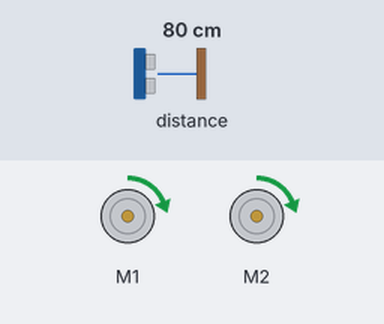
Bench run of a program on a simulated BBC micro:bit (MakeCode). On the bench: 2 × DC motor (green arrow = forward, orange = backward, longer = faster). The test bench sets the inputs (shaded band); at power-on: distance to the obstacle 80 cm.

Above: at 1.2 s.
1.3 s: distance to the obstacle set to 5 cm
2.8 s: distance to the obstacle set to 2 cm
At 3.3 s:
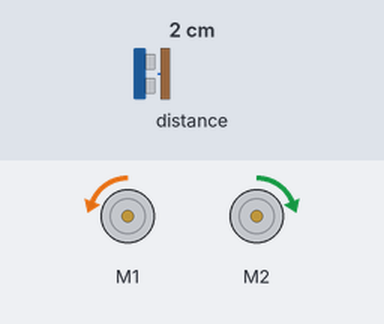
At 5.2 s:
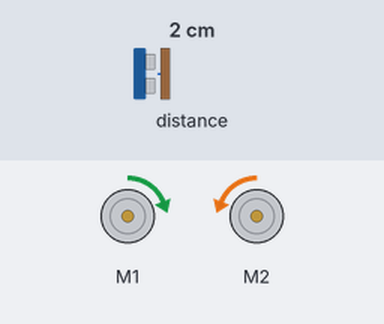
5.8 s: distance to the obstacle set to 4 cm
Timing chart, 0 to 8.8 s (numbered marks = the images above; inputs shaded):
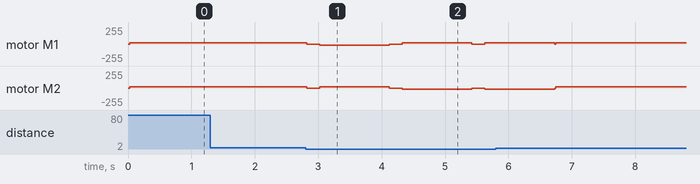

Measured:
- the behaviour switches between 4 and 3 cm on distance to the obstacle (found by bisection; images 0 and 1)
- after the input at 1.3 s, every drawn part: stays the same
- after the input at 2.8 s, motor M1: forward 20/255 → stopped at once, → backward 20/255 0.20 s later, → stopped 1.1 s later, → forward 20/255 0.20 s later, … (6 changes in this stretch); motor M2: forward 20/255 → stopped at once, → forward 20/255 0.20 s later, → stopped 1.1 s later, → backward 20/255 0.20 s later, … (6 changes in this stretch)

The program:

main.ts
```typescript
function girar90gradosDerecha () {
    maqueen.motorStop(maqueen.Motors.All)
    basic.pause(200)
    maqueen.motorRun(maqueen.Motors.M1, maqueen.Dir.CW, 20)
    maqueen.motorRun(maqueen.Motors.M2, maqueen.Dir.CCW, 20)
    basic.pause(1100)
    maqueen.motorStop(maqueen.Motors.All)
}
function girar180gradosDerecha () {
    maqueen.motorStop(maqueen.Motors.All)
    maqueen.motorRun(maqueen.Motors.M1, maqueen.Dir.CW, 20)
    maqueen.motorRun(maqueen.Motors.M2, maqueen.Dir.CCW, 20)
    basic.pause(200)
    maqueen.motorStop(maqueen.Motors.All)
}
function girar90gradosIzquierda () {
    maqueen.motorStop(maqueen.Motors.All)
    basic.pause(200)
    maqueen.motorRun(maqueen.Motors.M2, maqueen.Dir.CW, 20)
    maqueen.motorRun(maqueen.Motors.M1, maqueen.Dir.CCW, 20)
    basic.pause(1100)
    maqueen.motorStop(maqueen.Motors.All)
}
let ultimoGiro = 0
basic.forever(function () {
    if (maqueen.Ultrasonic(PingUnit.Centimeters) < 4) {
        maqueen.motorStop(maqueen.Motors.All)
        girar90gradosIzquierda()
        if (maqueen.Ultrasonic(PingUnit.Centimeters) < 4) {
            maqueen.motorStop(maqueen.Motors.All)
            girar90gradosDerecha()
            if (maqueen.Ultrasonic(PingUnit.Centimeters) < 4) {
                maqueen.motorStop(maqueen.Motors.All)
                girar90gradosDerecha()
                if (maqueen.Ultrasonic(PingUnit.Centimeters) < 4) {
                    maqueen.motorStop(maqueen.Motors.All)
                    girar90gradosDerecha()
                }
            }
        }
    } else {
        maqueen.motorRun(maqueen.Motors.All, maqueen.Dir.CW, 20)
    }
})
```

test.ts
```typescript
// aquí va el archivo "tests"; esto no se compilará cuando este paquete se utilice como una extensión.
```
